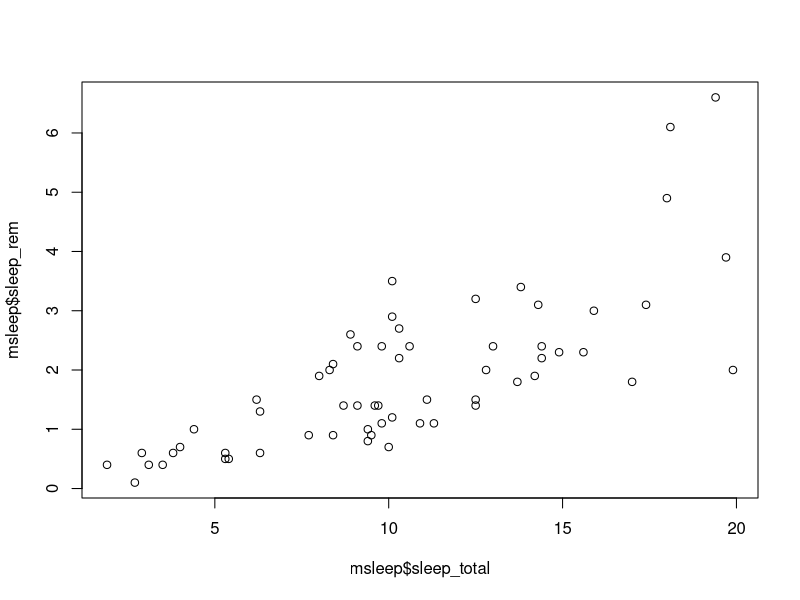
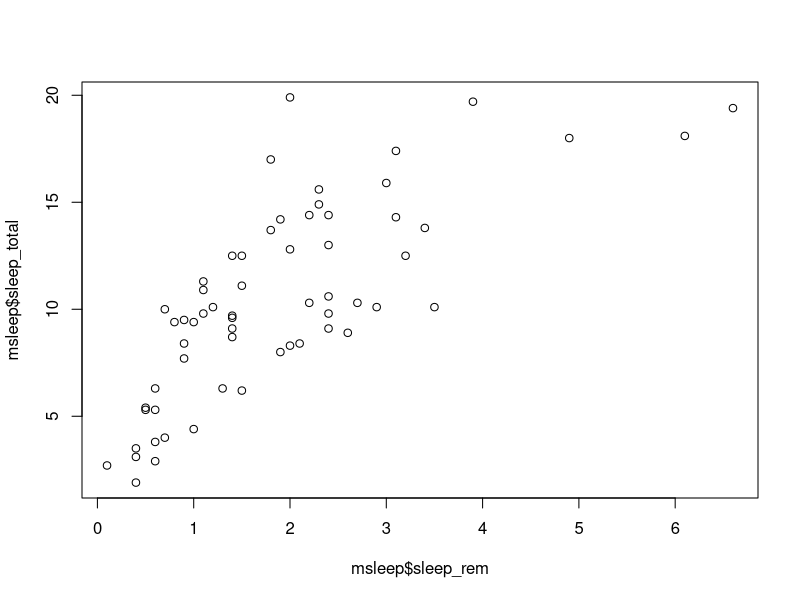
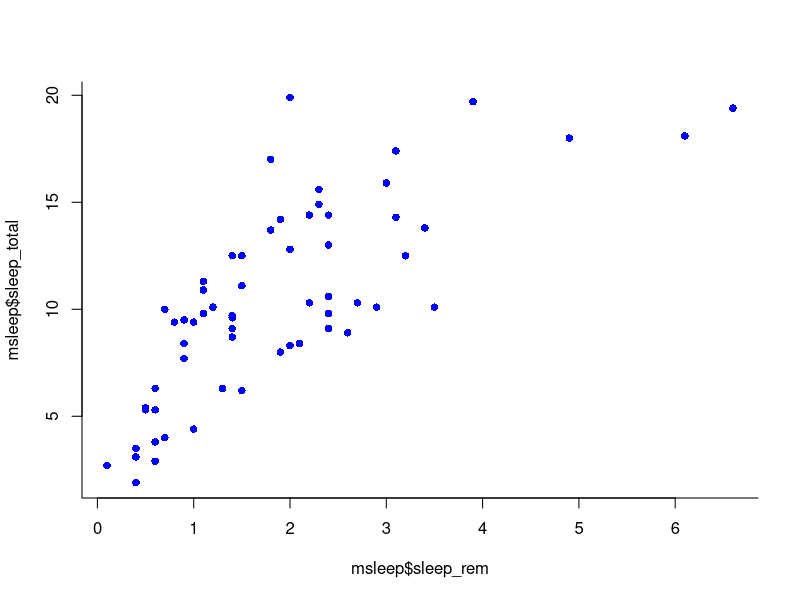
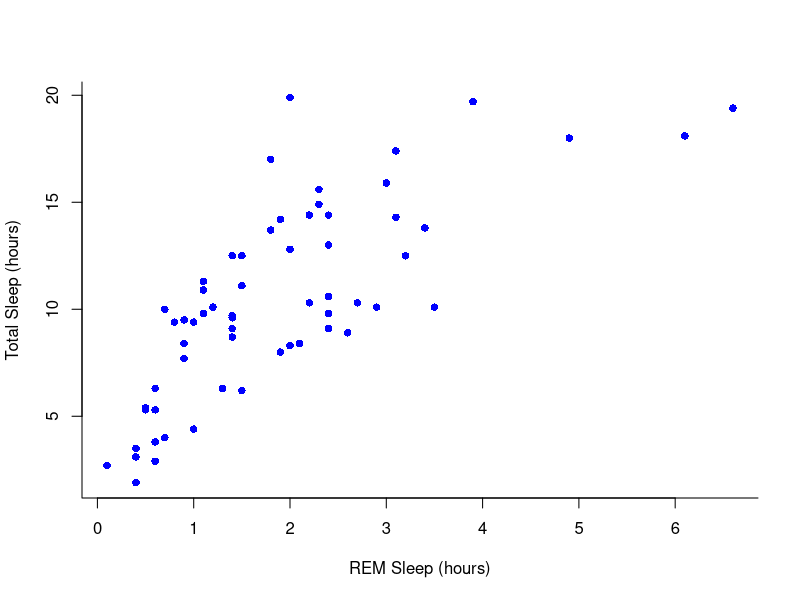
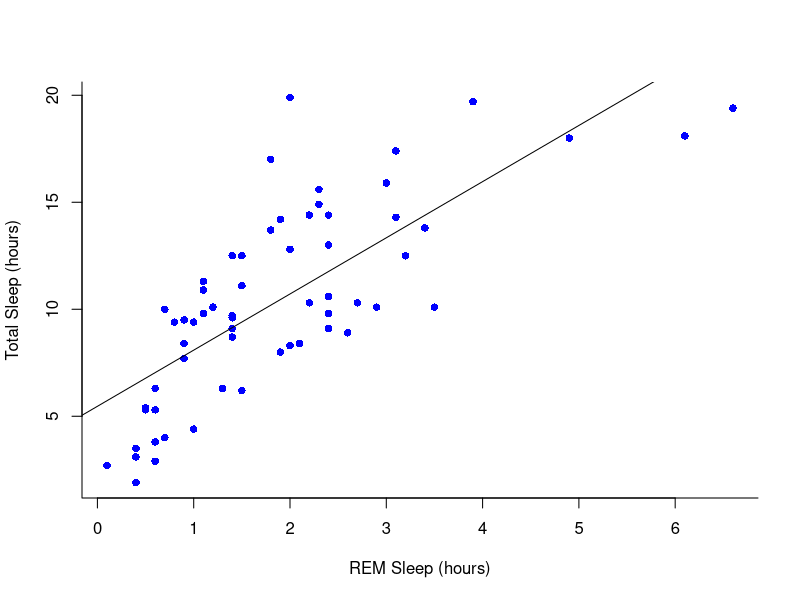
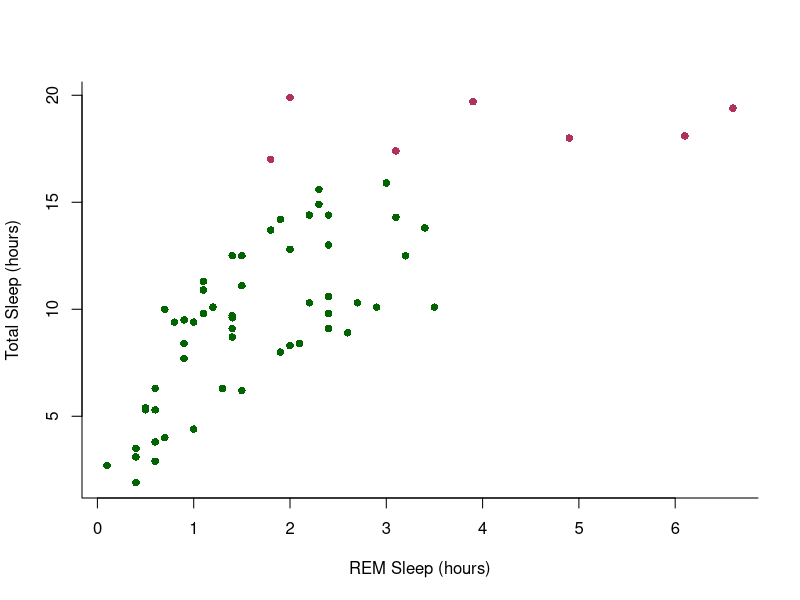
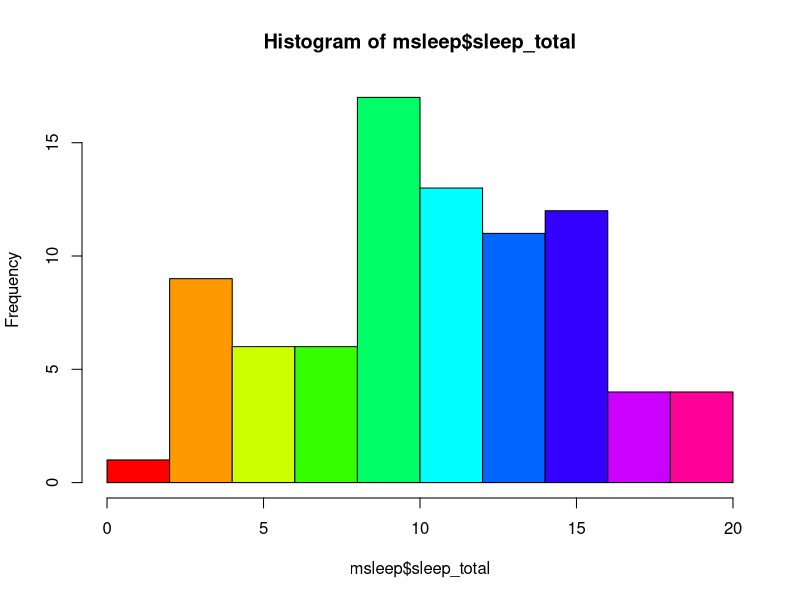
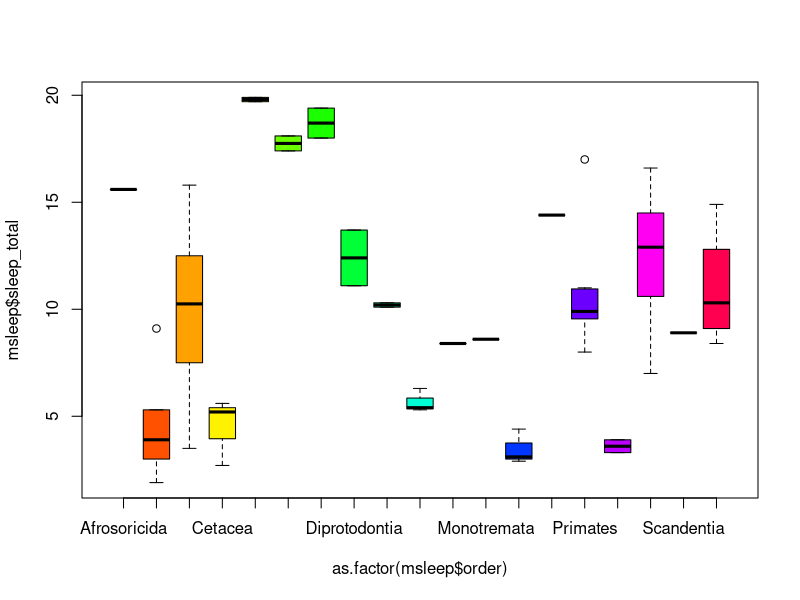

Write the R code that produced these figures, in order.
## ---- chunk 1
knitr::opts_chunk$set(comment = "#>", echo = TRUE, fig.width=6)
## ---- chunk 2

library(ggplot2)
data(msleep)
## ---- chunk 3

plot(msleep$sleep_total,msleep$sleep_rem)

# or plot response variable as a function "~" of the predictor variable
## ---- chunk 4

plot(msleep$sleep_total~msleep$sleep_rem) #you'll notice this swaps the x and y axis

## ---- chunk 5
#Choose a pch and make the color blue and give it a bottom+left border
plot(msleep$sleep_total~msleep$sleep_rem, pch = 16, col="blue", bty="L")

## ---- chunk 6
#Choose a pch and make the color blue and give it a bottom+left border
plot(msleep$sleep_total~msleep$sleep_rem, pch = 16, col="blue", bty="L", xlab="REM Sleep (hours)", ylab= "Total Sleep (hours)") 

## ---- chunk 7
#first make a plot
plot(msleep$sleep_total~msleep$sleep_rem, pch = 16, col="blue", bty="L", xlab="REM Sleep (hours)", ylab= "Total Sleep (hours)") 

#then add a line. The function lm runs a linear model on our x, y values.
abline(lm(msleep$sleep_total~msleep$sleep_rem))

## ---- chunk 8
#start by defining points by whether they are greater than sleep_total 16 and storing
#first make a empty column named colors within the msleep dataframe

msleep$colors=NA
#store the colors "red" or "black" in the color column for the rows that satsify the following criteria.
msleep$colors[msleep$sleep_total >= 17] <-"maroon"
msleep$colors[msleep$sleep_total < 17] <-"darkgreen"
## ---- chunk 9
plot(msleep$sleep_total~msleep$sleep_rem, pch = 16, col=msleep$colors, bty="L", xlab="REM Sleep (hours)", ylab= "Total Sleep (hours)") 

        
## ---- chunk 10

#let's make a histogram of sleep_total and fill it with the color palette rainbow() which needs to know how many colors to use

hist(msleep$sleep_total, col=rainbow(10))


#let's make a boxplot of sleep_total and order making eachone a different color (how would you find out how many unique orders are in msleep?)
#using plot
#plot(msleep$sleep_total~as.factor(msleep$order), col=rainbow(19)) #this is commented out simply to avoid ploting the same plot twice
## ---- chunk 11
#or boxplot
boxplot(msleep$sleep_total~as.factor(msleep$order), col=rainbow(19)) 

## ---- chunk 12
plot(msleep$sleep_total~as.factor(msleep$vore),col=rainbow(4), xlab="REM Sleep (hours)", ylab= "Total Sleep (hours)")
## ---- chunk 13
# Note: this dataset can also be accessed directly from the ChickWeight package in R 
# (see ?ChickWeight)
data("ChickWeight")
## ---- chunk 14
# Install R Color Brewer
#install.packages("RColorBrewer")
library("RColorBrewer")
## ---- chunk 15
#load in the data
data(ToothGrowth)
#look at the structure of the data
str(ToothGrowth)
#you can also open your dataset with this command which pulls it into a different window with View()
## ---- chunk 16
#we specify which axes we want to be x and y with aes()
#we'll then use geom_point to tell it to make a scatterplot using the data we specified in the first command
ggplot(data=ToothGrowth, aes(x=supp, y=len))+geom_point() 

## ---- chunk 17
#we specify which axes we want to be x and y with aes()
ggplot(ToothGrowth, aes(y=len, x=supp))+ geom_boxplot()

## ---- chunk 18
#same graph but add color!
ggplot(ToothGrowth, aes(y=len, x=supp, fill= supp))+ geom_boxplot()

## ---- chunk 19
#change the theme
ggplot(ToothGrowth, aes(y=len, x=dose, fill= supp))+ geom_boxplot() + scale_fill_manual(values=c("darkorange", "lightpink"))+ theme_minimal()

## ---- chunk 20
data(msleep)
## ---- chunk 21
# because our vore vector is a character vector we must convert it to a factor before we can use it to group or color
ggplot(msleep, aes(y=sleep_total, x=sleep_rem, group=as.factor(vore), color=as.factor(vore))) +geom_point() +theme_minimal()

## ---- chunk 22
# as we add things to the plot the line can get really long, you can hit enter after the plus sign to start a new line

ggplot(msleep, aes(y=sleep_total, x=sleep_rem, group=as.factor(vore), color=as.factor(vore)))+
  geom_point()+
  labs(y= "Total Sleep (hours)", x= "REM sleep (hours)")+
  theme_minimal()+
  scale_color_manual(name="Diet", 
                        labels = c("Carnivore", 
                                   "Herbivore", 
                                   "Insectivore", 
                                   "Omnivore", 
                                    "NA"), 
                        values = c("carni"="pink", 
                                   "herbi"="darkgreen", 
                                   "insecti"="orange", 
                                   "omni"="brown", 
                                   "NA"="grey"))

## ---- chunk 23
#assign to an object

plot1<-ggplot(msleep, aes(y=sleep_total, x=sleep_rem, group=as.factor(vore), color=as.factor(vore)))+
  geom_point()+
  labs(y= "Total Sleep (hours)", x= "REM sleep (hours)")+
  theme_minimal()+
  scale_color_manual(name="Diet", 
                        labels = c("Carnivore", 
                                   "Herbivore", 
                                   "Insectivore", 
                                   "Omnivore", 
                                    "NA"), 
                        values = c("carni"="pink", 
                                   "herbi"="darkgreen", 
                                   "insecti"="orange", 
                                   "omni"="brown", 
                                   "NA"="grey"))

plot1

ggsave("plot1.png",plot1, width=20, height=20, units = "cm") 
## ---- chunk 24
data(iris)
## ---- chunk 25
ggplot(iris, aes(y=Sepal.Length, x=Sepal.Width, group=Species, color=Species))+
  geom_point() + theme_minimal()
## ---- chunk 26
ggplot(iris, aes(y=Sepal.Length, x=Sepal.Width, group=Species, color=Species))+
  geom_point()+ geom_smooth(method="lm") +theme_minimal()

## ---- chunk 27
ggplot(iris, aes(y=Sepal.Length, x=Sepal.Width, group=Species, color=Species))+
  geom_point()+
  facet_wrap(~Species)+
  geom_smooth(method="lm") +theme_minimal()

## ---- chunk 28
ggplot(ChickWeight, aes(x=Time, y=weight, group=Diet, color=Diet))+
  stat_summary(fun=mean, geom="point", size=1)+
  stat_summary(fun=mean, geom="line", size=1)+
  stat_summary(fun.data = mean_se, geom = "errorbar", 
               aes(width=0.1), size=0.5) +theme_minimal()

## ---- chunk 29
squares = rep(NA, 10) # use rep to create a vector length 10 of NAs to store the result
for (i in 1:10) { # for loop
  squares[i] = i^2
}
squares

## ---- chunk 30
install.packages("palmerpenguins") #it might take a second to download
library(palmerpenguins)
data(package = 'palmerpenguins')
## ---- chunk 31
length(unique(ChickWeight$Chick))
length(unique(ChickWeight$Diet))
## ---- chunk 32
plot(ChickWeight$weight ~ ChickWeight$Time, 
     xlab = "Time (days)", 
     ylab = "Weight (gm)")
## ---- chunk 33
my.new = ChickWeight[ChickWeight$Time == max(ChickWeight$Time), ]
boxplot(weight ~ Diet, 
        data = my.new, 
        xlab = "Diet", 
        ylab = "Weight (gm)", 
        main = "Final weights given diet type", 
        col = c("red", "blue", "orange", "green"))
## ---- chunk 34
library(RColorBrewer)
my.colors = brewer.pal(10, "Paired")
hist(ChickWeight$weight[ChickWeight$Time == max(ChickWeight$Time)], xlab = "Weight (gm)",main = "Weights at final day of experiment", col = my.colors)
## ---- chunk 35
ggplot(ToothGrowth, aes(y=len, x=supp, fill= supp))+ geom_boxplot() + facet_wrap(~dose)+ scale_fill_manual(values=c("darkorange", "lightpink"))+ theme_minimal()
